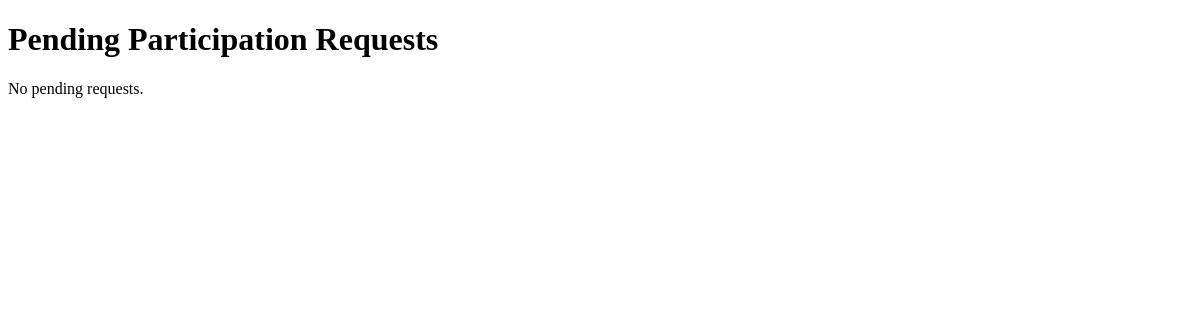
The app's page /participation/owner/requests/ (signed in), older data.
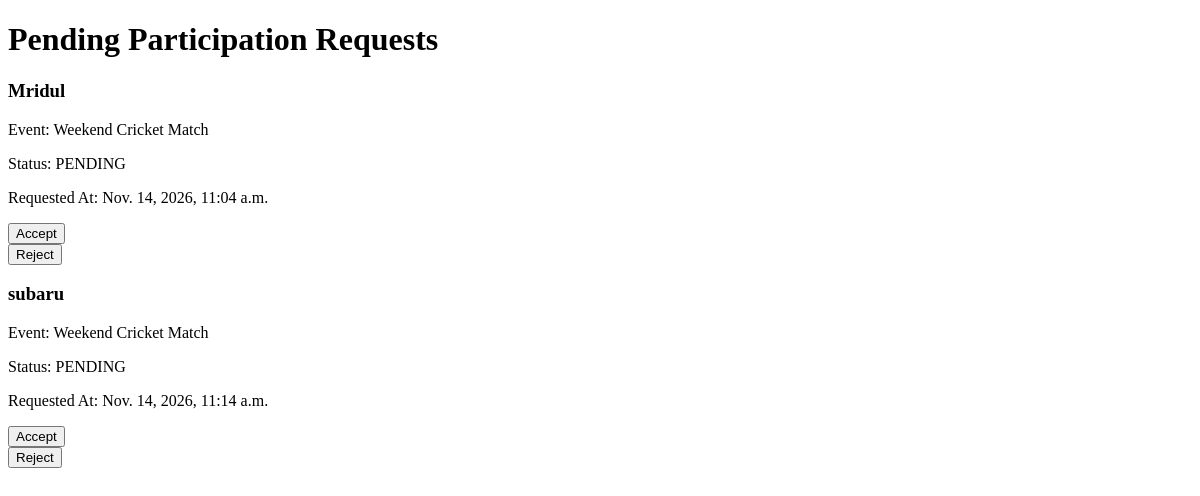
The same page, newer data.
### participation/models.py (models this page shows, shortened)
class Participation(models.Model):
    STATUS_CHOICES = [
        ('PENDING', 'Pending'),
        ('ACCEPTED', 'Accepted'),
        ('REJECTED', 'Rejected'),
    ]
    user = models.ForeignKey(
        settings.AUTH_USER_MODEL,
        on_delete=models.CASCADE,
        related_name='participations'
    )
    event = models.ForeignKey(
        Event,
        on_delete=models.CASCADE,
        related_name='participation_requests'
    )
    status = models.CharField(
        max_length=10,
        choices=STATUS_CHOICES,
        default='PENDING'
    )
    requested_at = models.DateTimeField(auto_now_add=True)
    updated_at = models.DateTimeField(auto_now=True)
    class Meta:
        constraints = [
            models.UniqueConstraint(
                fields=['user', 'event'],
                name='unique_user_event_registration'
            )
        ]

### accounts/models.py (models this page shows, shortened)
class User(AbstractUser):
    email = models.EmailField(unique=True)

### events/models.py (models this page shows, shortened)
class Event(models.Model):
    STATUS_CHOICES = [
        ('OPEN', 'Open'),
        ('FULL', 'Full'),
        ('CANCELLED', 'Cancelled'),
    ]
    title = models.CharField(max_length=100)
    description = models.TextField()
    category = models.ForeignKey(
        Category,
        on_delete=models.PROTECT,
        related_name='events'
    )
    created_by = models.ForeignKey(
        settings.AUTH_USER_MODEL,
        on_delete=models.CASCADE,
        related_name='created_events'
    )
    location = models.CharField(max_length=200)
    event_date = models.DateTimeField()
    max_participants = models.PositiveIntegerField()
    status = models.CharField(
        max_length=10,
        choices=STATUS_CHOICES,
        default='OPEN'
    )
    created_at = models.DateTimeField(auto_now_add=True)
    updated_at = models.DateTimeField(auto_now=True)

### participation/views.py (the view)
@login_required
def owner_requests(request):
    pending_requests = Participation.objects.filter(
        event__created_by=request.user,
        status='PENDING'
    )
    return render(
        request,
        'participation/owner_requests.html',
        {'pending_requests': pending_requests}
    )

### participation/templates/participation/owner_requests.html (shortened to what this page needs)
<!DOCTYPE html>
<html lang="en">
<head>
</head>
<body>
    <h1>Pending Participation Requests</h1>
    {% for participation in pending_requests %}
        <div>
            <h3>{{ participation.user.username }}</h3>
            <p>Event: {{ participation.event.title }}</p>
            <p>Status: {{ participation.status }}</p>
            <p>Requested At: {{ participation.requested_at }}</p>
        </div>
        <div>
            <form method="POST" action="{% url 'accept_request' participation.id %}">
                <button type="submit">Accept</button>
            </form>
            <form method="POST" action="{% url 'reject_request' participation.id %}">
                <button type="submit">Reject</button>
            </form>
        </div>
    {% empty %}
        <p>No pending requests.</p>
    {% endfor %}
</body>
</html>

Row changes from the older to the newer data that the page shows:
added Participation: user.username "Mridul", event "Weekend Cricket Match", status "PENDING", requested_at "Nov. 14, 2026, 11:04 a.m."
added Participation: user.username "subaru", event "Weekend Cricket Match", status "PENDING", requested_at "Nov. 14, 2026, 11:14 a.m."
Text that changed along with them:
text no longer shown: "No pending requests."
